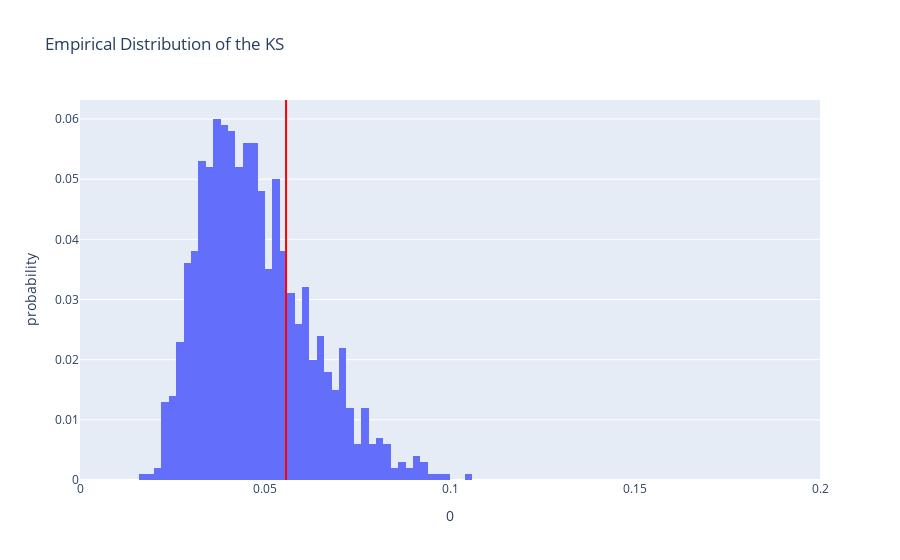

The notebook cell this image was saved under:
### Code cell
def cause_one_permutation2(df):
    df = df.copy()
    df['CUSTOMERS.AFFECTED'] = np.random.permutation(df['CUSTOMERS.AFFECTED'])
    df['TOTAL.PRICE(cents / kilowatt-hour)']
    df.groupby('TOTAL.PRICE(cents / kilowatt-hour)').count()
    df_ca_missing = df[df['CUSTOMERS.AFFECTED'].isna()]
    df_ca_not_missing = df[~df['CUSTOMERS.AFFECTED'].isna()]
    specific_df = df[['TOTAL.PRICE(cents / kilowatt-hour)','CUSTOMERS.AFFECTED' ]].copy()
    specific_df['affected_missing'] = specific_df['CUSTOMERS.AFFECTED'].isna()
    per_na = df_ca_missing['TOTAL.PRICE(cents / kilowatt-hour)']
    per_va = df_ca_not_missing['TOTAL.PRICE(cents / kilowatt-hour)']
    obsersed_stat = stats.ks_2samp(per_na, per_va).statistic
    return obsersed_stat
result2 = []
for i in range(1000):
    result2.append(cause_one_permutation2(df))
fig2 = px.histogram(pd.DataFrame(result2), x=0, nbins=50, histnorm='probability', 
                   title='Empirical Distribution of the KS')
fig2.add_vline(x=obsersed_stat2, line_color='red')
fig2.update_layout(xaxis_range=[0, 0.2])

### Figure 1 — Plotly figure (JSON) as saved in the notebook; plotly's stock layout.template omitted (floating-point values rounded to 4 significant figures; data arrays with more than 128 entries replaced by an {"elided": "..."} marker saying what was removed)
{"data": [{"alignmentgroup": "True", "bingroup": "x", "histnorm": "probability", "hovertemplate": "0=%{x}<br>probability=%{y}<extra></extra>", "legendgroup": "", "marker": {"color": "#636efa", "pattern": {"shape": ""}}, "name": "", "nbinsx": 50, "offsetgroup": "", "orientation": "v", "showlegend": false, "type": "histogram", "x": {"elided": "1000 float values"}, "xaxis": "x", "yaxis": "y"}], "layout": {"barmode": "relative", "legend": {"tracegroupgap": 0}, "shapes": [{"line": {"color": "red"}, "type": "line", "x0": 0.05569, "x1": 0.05569, "xref": "x", "y0": 0, "y1": 1, "yref": "y domain"}], "title": {"text": "Empirical Distribution of the KS"}, "xaxis": {"anchor": "y", "domain": [0, 1], "range": [0, 0.2], "title": {"text": "0"}}, "yaxis": {"anchor": "x", "domain": [0, 1], "title": {"text": "probability"}}}}
